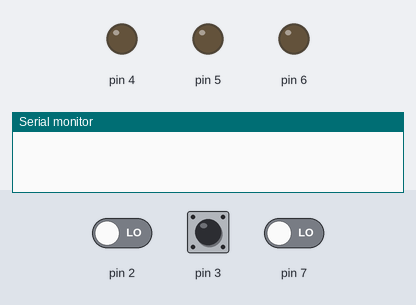
Recording of a sketch running on a simulated Arduino Uno, built with avr-gcc and run on an emulated ATmega328P. Shown: output pins drawn as LEDs (lit = HIGH), the last lines printed to the serial monitor. Dashed ring = blinking. The inputs (shaded band) are chosen by the test bench; at power-on: pin 2 LOW, pin 3 LOW, pin 7 LOW. WiFi joins after 1.5 s; servers stay silent unless stated.

Above: at 3.7 s.
3.8 s: pin 2 driven HIGH
At 3.95 s:
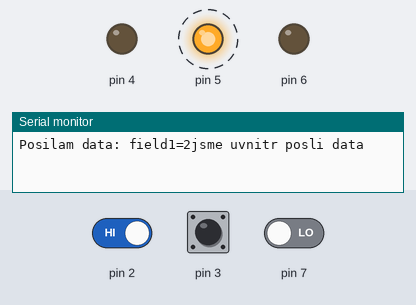
6.8 s: pin 3 driven HIGH
At 7.58 s:
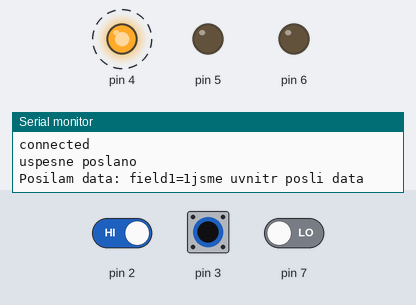
9.8 s: pin 7 driven HIGH
At 10.41 s:
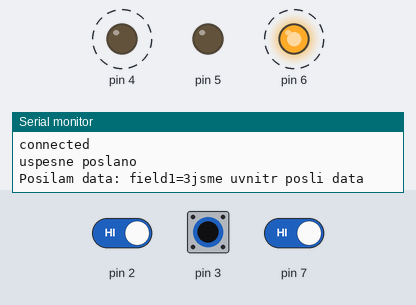
12.8 s: pin 7 driven LOW
At 13.65 s:
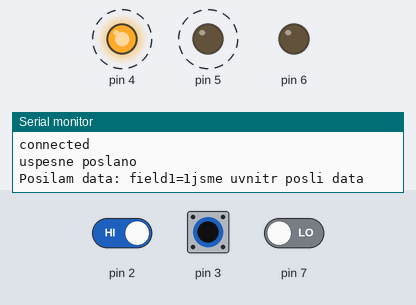
15.8 s: pin 2 driven LOW
At 16.07 s:
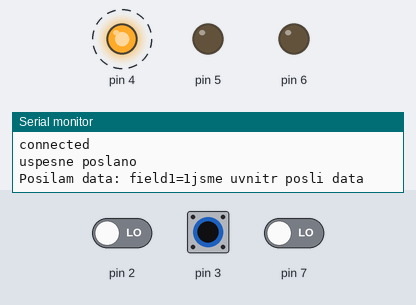
18.8 s: pin 3 pulsed LOW 5 times (0.12 s each, 0.3 s apart)
Timing chart, 0 to 24.3 s (numbered marks = the images above; inputs shaded):
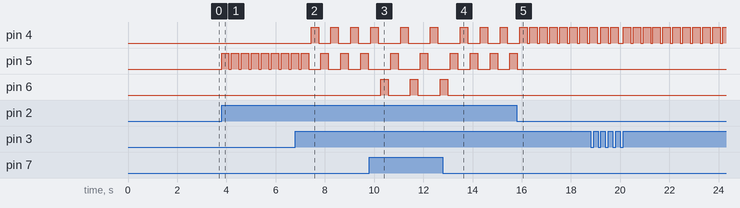

The sketch:

Hodnoceni2.ino
```cpp
/*
hodnocení výuky
*/

#include <SPI.h>
#include <Ethernet.h>

//inicializace ethernetu
byte mac[] = { 0xDE, 0xAD, 0xBE, 0xEF, 0xFE, 0xED };
IPAddress ip(192, 168, 0, 177);
EthernetClient client;

//inicializace tlacitek
int cervena = 0;  // pin 3
int zluta = 0;    // pin 2
int zelena = 0;   // pin 7

int delayTime = 100; // zpozdeni pro blikani zarovek

//údaje pro thingspeak
char server[] = "api.thingspeak.com";
String APIKey = "U0G8C0VYJ22EC4M0";


//rozsviti zarovky po stisknutí tlacitka
void lightLedOn(int pin, int delayTime) {
  digitalWrite(pin, HIGH);
  delay(delayTime);
}

void lightLedOff(int pin, int delayTime) {
  digitalWrite(pin, LOW);
  delay(delayTime);
}

void setup() {
  // NASTAVENI ZAROVEK A TLACITEK
  pinMode(6, OUTPUT);
  pinMode(5, OUTPUT);
  pinMode(4, OUTPUT);

  pinMode(3, INPUT);
  pinMode(2, INPUT);
  pinMode(7, INPUT);

  Serial.begin(9600);


  if (Ethernet.begin(mac) == 0) {
    Serial.println("Failed to configure Ethernet using DHCP");
    Ethernet.begin(mac, ip);
  }

  delay(1000);
}


void posliData(String tsData) {
  Serial.print("Posilam data: ");
  Serial.print(tsData);

  if (client.connect(server, 80)) {

    Serial.println("jsme uvnitr posli data");
    Serial.println("connected");

    client.print("POST /update HTTP/1.1\n");
    client.print("Host: api.thingspeak.com\n");
    client.print("Connection: close\n");
    client.print("X-THINGSPEAKAPIKEY: " + APIKey + "\n");
    client.print("Content-Type: application/x-www-form-urlencoded\n");
    client.print("Content-Length: ");
    client.print(tsData.length());
    client.print("\n\n");
    client.print(tsData);

    client.flush();
    client.stop();
    Serial.println("uspesne poslano");
  }

}

void loop()
{
  cervena = digitalRead(3);
  zluta = digitalRead(2);
  zelena = digitalRead(7);


// a.k.a. "mohlo by se hodit" - v případě nějaké chyby

//  if (client.available()) {
//    char c = client.read();
//    Serial.print(c);
//  }

  // ZELENA
  if (zelena == HIGH) {
    lightLedOn(6, delayTime);

    posliData("field1=3");

    lightLedOff(6, delayTime);
  }


  // ZLUTA
  if (zluta == HIGH) {
    lightLedOn(5, delayTime);

    posliData("field1=2");

    lightLedOff(5, delayTime);
  }

  // CERVENA
  if (cervena == HIGH) {
    lightLedOn(4, delayTime);

    posliData("field1=1");

    lightLedOff(4, delayTime);
  }
}
```

Measured:
- after the input at 3.8 s, pin 5: alternates HIGH for 0.30 s and LOW for 0.10 s, starting at once
- after the input at 6.8 s, pin 4: alternates HIGH for 0.30 s and LOW for 0.50 s, starting after 0.64 s
- after the input at 9.8 s, pin 4: alternates HIGH for 0.30 s and LOW for 0.91 s, starting after 1.3 s; pin 5: alternates HIGH for 0.30 s and LOW for 0.91 s, starting after 0.87 s; pin 6: alternates HIGH for 0.30 s and LOW for 0.91 s, starting after 0.47 s
- after the input at 12.8 s, pin 4: alternates HIGH for 0.30 s and LOW for 0.50 s, starting after 1.5 s; pin 5: alternates HIGH for 0.30 s and LOW for 0.50 s, starting after 1.1 s; pin 6: goes on until 13.0 s, then stays LOW
- after the input at 15.8 s, pin 4: alternates HIGH for 0.30 s and LOW for 0.10 s, starting after 0.53 s; pin 5: goes on until 15.8 s, then stays LOW
